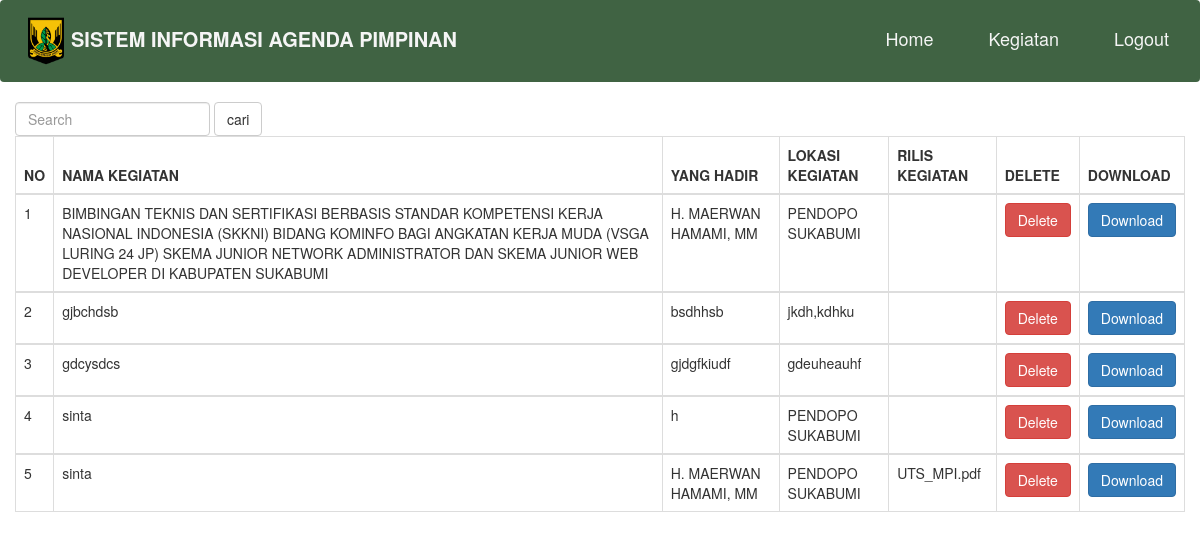
The app's page /Assets/Tampilan/kegiatan.php (signed in) with its own data.
### tables this page shows
CREATE TABLE `db_layanan` (
  `id` int(20) NOT NULL,
  `nama_kegiatan` varchar(255) NOT NULL,
  `daftar_hadir` varchar(255) NOT NULL,
  `lokasi` varchar(255) NOT NULL,
  `rilis_kegiatan` varchar(255) NOT NULL
);

### Assets/Tampilan/kegiatan.php (the view, shortened to what this page needs)
<?php
include "koneksi.php";
?>
<!DOCTYPE html>
<html lang="en">
<head>
    <link rel="stylesheet" href="Beranda.css">
    <link rel="stylesheet" href="https://maxcdn.bootstrapcdn.com/bootstrap/3.4.1/css/bootstrap.min.css">
</head>
<body>
    <div class="navbar">
        <a href="index.html" id="logo">
            <img src="Kabupaten Sukabumi.png" alt="logo">
            <p>SISTEM INFORMASI AGENDA PIMPINAN</p>
        </a>
        <div class="navbar-right">
            <a class="" href="beranda.php">Home</a>
            <a href="kegiatan.php"  >Kegiatan</a>
            <a href="Logout.php">Logout</a>
        </div>
    </div>
<main>
    <form class="navbar-form navbar-center" role="search">
      <div class="form-group">
          <input type="text" name="cari" class="form-control" placeholder="Search">
          <Input type="submit" class="btn btn-default" value="cari">
      </div>
      <div class="mb-3">
        <table class="table table-bordered mt-2">
          <thead>
            <tr>
              <th scope="col">NO</th>
              <th scope="col">NAMA KEGIATAN</th>
              <th scope="col">YANG HADIR</th>
              <th scope="col">LOKASI KEGIATAN</th>
              <th scope="col">RILIS KEGIATAN</th>
              <th scope="col">DELETE</th>
              <th scope="col">DOWNLOAD</th>
            </tr>
            <?php
            if(isset($_GET['cari'])){
              $cari = $_GET['cari'];
              $squeri = mysqli_query($koneksi, "select * from db_layanan where nama_kegiatan like '%".$cari."%'");
            }else{
              $squeri = mysqli_query($koneksi, "select * from db_layanan");
            }
            $no = 1;
            while($d = mysqli_fetch_array($squeri)){
            ?>
          </thead>
          <tbody>
            <tr>
              <td><?php echo $no++ ?></td>
              <td><?php echo $d["nama_kegiatan"];?></td>
              <td><?php echo $d["daftar_hadir"];?></td>
              <td><?php echo $d["lokasi"];?></td>
              <td><?php echo $d["rilis_kegiatan"];?></td>
              <td><a href='?id=<?php echo $d["id"]?>' class="btn btn-danger">Delete</a></td>
              <td> <a href="download.php?filename=<?php echo $d["rilis_kegiatan"];?>" class="btn btn-primary mt-3">Download</a></td>
            </tr>
          <?php } ?>
          </tbody>
      </table>
      </div>
  </form>
</main>
</body>
</html>

### Assets/Tampilan/Beranda.css (style rules this page uses)
* { margin: 0; }
.navbar { overflow: hidden; background-color: #406343; padding: 10px 5px; transition: 0.4s; position: fixed; width: 100%; top: 0; z-index: 99; }
.navbar a { float: left; color: whitesmoke; margin-left: 10px; padding-left: 5px; padding-right: 40px; padding-top: 5px; padding-bottom: 5px; text-decoration: none; font-size: 18px; line-height: 25px; }
.navbar a img { width: 50px; }
.navbar p { float: right; padding-top: 10px; }
.navbar #logo { font-size: 20px; font-weight: bold; transition: 0.4s; }
.navbar-right { float: right; margin-right: 20px; padding-top: 10px; }

### records on screen
db_layanan: nama_kegiatan "BIMBINGAN TEKNIS DAN SERTIFIKASI BERBASIS STANDAR KOMPETENSI KERJA NASIONAL INDONESIA (SKKNI) BIDANG KOMINFO BAGI ANGKATAN KERJA MUDA (VSGA LURING 24 JP) SKEMA JUNIOR NETWORK ADMINISTRATOR DAN SKEMA JUNIOR WEB DEVELOPER DI KABUPATEN SUKABUMI", daftar_hadir "H. MAERWAN HAMAMI, MM", lokasi "PENDOPO SUKABUMI"
db_layanan: nama_kegiatan "gjbchdsb", daftar_hadir "bsdhhsb", lokasi "jkdh,kdhku"
db_layanan: nama_kegiatan "gdcysdcs", daftar_hadir "gjdgfkiudf", lokasi "gdeuheauhf"
db_layanan: nama_kegiatan "sinta", daftar_hadir "h", lokasi "PENDOPO SUKABUMI"
db_layanan: nama_kegiatan "sinta", daftar_hadir "H. MAERWAN HAMAMI, MM", lokasi "PENDOPO SUKABUMI", rilis_kegiatan "UTS_MPI.pdf"
